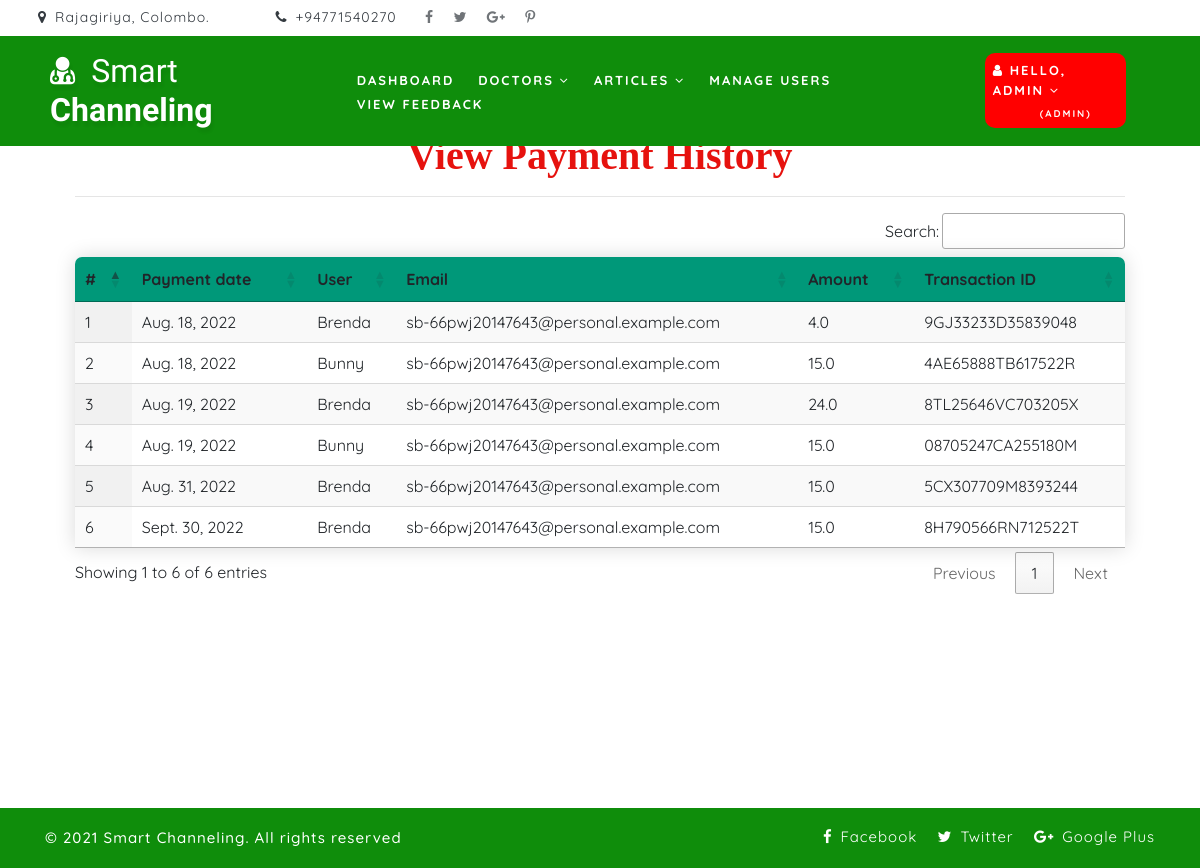
Screenshot of /payment_history (signed in) with the database file from the repository.
### smartapp/models.py (models this page shows, shortened)
class Payment(models.Model):
    user = models.ForeignKey(UserProfile, on_delete=models.CASCADE, null=True)
    payment_date = models.DateField(null=True)
    email = models.CharField(max_length=300, null=True)
    amount = models.FloatField(max_length=5, null=True)
    tr_id = models.CharField(max_length=20, null=True)

class UserProfile(models.Model):
    user = models.ForeignKey(User, on_delete=models.CASCADE, null=True)
    contact = models.CharField(max_length=100, null=True)
    nic = models.CharField(max_length=14, null=True)
    address = models.CharField(max_length=100, null=True)
    dob = models.DateField(null=True)
    image = models.FileField(upload_to=user_directory_path, null=True)
    prime_subscription = models.DateField(null=True, blank=True)
    def __str__(self):
        return self.user.first_name

### smartapp/views.py (the view)
# urls.py: path('payment_history', views.Payment_history, name="payment_history"),
def Payment_history(request):
    pays = Payment.objects.all()
    uname = ""
    error = ""
    if request.user.is_authenticated:
        if request.user.is_staff and request.user.is_superuser == False:
            error = 'staff'
        elif request.user.is_superuser:
            print('Superuser')
        else:
            userr = User.objects.get(id=request.user.id)
            sign = UserProfile.objects.get(user=userr)
            print(sign)
            uname = Payment.objects.filter(user=sign)
    else:
        error = 'login'
    d = {'payment': pays, 'uname': uname, 'error': error}
    return render(request, 'payment_history.html',d)

### smartapp/templates/payment_history.html (shortened to what this page needs)
{% extends 'index.html' %}
{% load static %}
{% block body %}
<div id="usrchk" class="container-fluid" style="width:90%;margin-top:8%">
                    <div class="container-fluid">
                        <h1 align="center" style="font-weight:bold;font-family:Garamond, serif; color : #E6120E ;margin-top:4%">View Payment History</h1>
                         </div><hr>
                                <table id="example" class="display tbc" style="width:100%">
                                  <thead>
                                    <tr>
                                      <th>#</th>
                                      <th>Payment date</th>
                                      <th>User</th>
                                      <th>Email</th>
                                      <th>Amount</th>
                                      <th>Transaction ID</th>
                                  </tr>
                              </thead>
                              <tbody>
                              {% if request.user.is_superuser %}
                                  {% for i in payment %}
                                    <tr>
                                      <td>{{forloop.counter}}</td>
                                      <td>{{i.payment_date}}</td>
                                      <td>{{i.user}}</td>
                                      <td>{{i.email}}</td>
                                      <td>{{i.amount}}</td>
                                      <td>{{i.tr_id}}</td>
                                  </tr>
                                  {% endfor %}
                              {% endif %}
                          </tbody>
                      </table>
                  </div><div style="padding-top:190px;"></div>
{% endblock %}

### smartapp/templates/index.html (shortened to what this page needs)
<!DOCTYPE html>
{% load static %}
<html lang="zxx" xmlns:border="http://www.w3.org/1999/xhtml">
<head>
	<link rel="stylesheet" href="{% static 'css/bootstrap.css' %}">
	<link href="{% static 'css/css_slider.css' %}" type="text/css" rel="stylesheet" media="all">
	<link rel="stylesheet" href="{% static 'css/style.css' %}" type="text/css" media="all" />
	<link href="{% static 'css/font-awesome.min.css' %}" rel="stylesheet">
<link rel='stylesheet' type='text/css' href="https://cdn.datatables.net/1.10.21/css/jquery.dataTables.min.css">
<link rel='stylesheet' type='text/css' href="https://cdn.datatables.net/buttons/1.6.2/css/buttons.dataTables.min.css">
</head>
<body>
	<div id="home" style="margin-bottom:2%">
		<header>
			<div class="top-bar py-1">
				<div class="container">
					<div class="row">
						<div class="col-xl-6 col-lg-6 col-md-8 top-social-agile text-lg-left text-center">
							<div class="row">
								<div class="col-5 header-top_w3layouts">
									<p class="text-bl">
										<span class="fa fa-map-marker mr-2"></span>Rajagiriya, Colombo.
									</p>
								</div>
								<div class="col-3 header-top_w3layouts">
									<p class="text-bl">
										<span class="fa fa-phone mr-2"></span>+94771540270
									</p>
								</div>
								<ul class="col-4 top-right-info">
									<li>
										<a href="#">
											<span class="fa fa-facebook-f"></span>
										</a>
									</li>
									<li class="mx-3">
										<a href="#">
											<span class="fa fa-twitter"></span>
										</a>
									</li>
									<li>
										<a href="#">
											<span class="fa fa-google-plus"></span>
										</a>
									</li>
									<li class="ml-3">
										<a href="#">
											<span class="fa fa-pinterest-p"></span>
										</a>
									</li>
								</ul>
							</div>
						</div>
						<div class="col-xl-7 col-lg-6 col-md-4 top-social-agile text-md-right text-center mt-md-0 mt-2">
							<div class="row">
								<div class="col-xl-3 col-lg-4 col-6 top-w3layouts p-md-0 text-right">
								</div>
								<div class="col-xl-3 col-lg-4 col-6 header-w3layouts text-md-right text-left">
								</div>
							</div>
						</div>
					</div>
				</div>
			</div>
		</header>
		<div class="main-top" style="background:#0f8d0b">
			<div class="container-fluid">
				<div class="header d-md-flex justify-content-between align-items-center py-3">
					<div id="logo" style="margin-left:3%">
						<h1>
							<a href="{% url 'home' %}">
								<span class="fa fa-user-md mr-2"></span>
								<span class="logo-sp">Smart</span> Channeling
							</a>
						</h1>
					</div>
					{% if request.user.is_staff %}
					<div class="nav_w3ls" style="margin-right:1%">
						<nav>
							<ul class="menu" style="padding:15px;width:100%">
								<li class="mx-lg-4 mx-md-3 my-md-0 my-2"><a href="{% url 'admin_home' %}">Dashboard</a></li>
								{% if request.user.is_superuser %}
								<li>
									<a href="#"> Doctors <span class="fa fa-angle-down" aria-hidden="true"></span></a>
								</li>
								{% endif %}
								<li class="mx-lg-4 mx-md-3 my-md-0 my-2">
									<a href="#"> Articles <span class="fa fa-angle-down" aria-hidden="true"></span></a>
								</li>
								{% if request.user.is_superuser %}
								<li><a href="{% url 'manage_user' %}">Manage Users</a></li>
								<li class="mx-lg-4 mx-md-3 my-md-0 my-2"><a href="{% url 'view_feedback' %}">View Feedback</a></li>
								{% endif %}
							</ul>
						</nav>
					</div>
					<div class="nav_w3ls" style="margin-right:3%">
						<nav>
							<ul class="menu">
								<li class="mx-lg-4 mx-md-3 my-md-0 my-2" style="background:red;padding:8px;border-radius:10px">
									<a href="#"><i class="fa fa-user"></i> Hello, {{request.user.username}} <span class="fa fa-angle-down" aria-hidden="true"></span>
									<br><sub>{% if request.user.is_superuser %}&emsp;&emsp;&emsp;&emsp;(Admin) {% else %} &emsp;&emsp;&emsp;(Doctor) {% endif %}</sub></a>
								</li>
							</ul>
						</nav>
					</div>
					{% endif %}
				</div>
			</div>
		</div>
		{% block body %}
		{% endblock %}
	</div>
	<footer style="bottom:0; width:100%; position:relative">
		<div class="copy-w3pvt" style="background:#0f8d0b;color:white;">
		<div class="container py-3">
			<div class="row">
				<div class="col-lg-7 w3ls_footer_grid1_left text-lg-left text-center">
					<p style="color:white">&copy; 2021 Smart Channeling. All rights reserved</a>
					</p>
				</div>
				<div class="col-lg-5 w3ls_footer_grid_left1_pos text-lg-right text-center mt-lg-0 mt-2">
					<ul style="color:white">
						<li>
							<a href="#" style="color:white" class="facebook">
								<span class="fa fa-facebook-f mr-2"></span>Facebook</a>
						</li>
						<li class="mx-3">
							<a href="#" style="color:white" class="twitter">
								<span class="fa fa-twitter mr-2"></span>Twitter</a>
						</li>
						<li>
							<a href="#" style="color:white" class="google">
								<span class="fa fa-google-plus mr-2"></span>Google Plus</a>
						</li>
					</ul>
				</div>
			</div>
		</div>
	</div>
	</footer>
</body>
</html>

### smartapp/static/css/style.css (style rules this page uses)
body { padding: 0; margin: 0; background: #FFF; font-family: 'Quicksand', sans-serif; }
body a, body button { transition: 0.5s all; -webkit-transition: 0.5s all; -moz-transition: 0.5s all; -o-transition: 0.5s all; -ms-transition: 0.5s all; text-decoration: none; }
html { scroll-behavior: smooth; }
.tbc { border-collapse: collapse; border-radius: 7px 7px 0 0; overflow:hidden; box-shadow: 0 0 20px rgba(0, 0, 0, 0.15); }
.tbc thead tr { background-color:#009879 }
h1, h2, h3, h4, h5, h6 { margin: 0; padding: 0; font-family: 'Mukta', sans-serif; }
p { margin: 0; padding: 0; font-size: 15px; letter-spacing: 1px; line-height: 1.9; color: #999; font-family: 'Quicksand', sans-serif; }
ul, ol { margin: 0; padding: 0; }
.text-bl { color: #343a40; }
.header-top_w3layouts { padding: 0 .5em; }
.top-right-info li { display: inline-block; }
.top-right-info li span { color: #343a40; font-size: 14px; transition: 0.5s all; -webkit-transition: 0.5s all; -moz-transition: 0.5s all; -o-transition: 0.5s all; -ms-transition: 0.5s all; -ms-transition: 0.5s all; opacity:0.7; }
.header-top_w3layouts p, .header-w3layouts p, .top-w3layouts p { font-size: 14px; }
#home { position: relative; }
.main-top { position: absolute; z-index: 999; width: 100%; background: rgba(0, 0, 0, 0.4); }
nav { margin: 0; padding: 0; color: #f8f9fa; }
#logo a { float: left; display: initial; font-weight: 700; font-size: 32px; color: #fff; text-shadow: 2px 5px 3px rgba(0, 0, 0, 0.06); padding: 0; }
span.logo-sp { font-weight: 100; }
nav:after { content: ""; display: table; clear: both; }
nav ul { float: right; padding: 0; margin: 0; list-style: none; position: relative; }
nav ul li { margin: 0px; display: inline-block; float: left; }
nav a { padding: 0; color: #fff; font-size: 13px; letter-spacing: 2px; font-weight: 700; text-transform: uppercase; display: inline-block; transition: 0.5s all; -webkit-transition: 0.5s all; -moz-transition: 0.5s all; -o-transition: 0.5s all; -ms-transition: 0.5s all; }
li>a:only-child:after { content: ''; }
footer { background: url(../images/bg3.jpg) no-repeat center; background-size: cover; -webkit-background-size: cover; -moz-background-size: cover; -o-background-size: cover; -ms-background-size: cover; }
.w3ls_footer_grid_left1_pos ul li, ul.list-part li { display: inline-block; }
.w3ls_footer_grid_left1_pos ul li a { color: #000; text-decoration: none; letter-spacing: 1px; font-size: 15px; }
.w3ls_footer_grid1_left p { color: #484848; font-weight: 500; }

### rows the page displays
Payment: payment_date "Aug. 18, 2022", user "Brenda", email "sb-66pwj20147643@personal.example.com", amount "4.0", tr_id "9GJ33233D35839048"
Payment: payment_date "Aug. 18, 2022", user "Bunny", email "sb-66pwj20147643@personal.example.com", amount "15.0", tr_id "4AE65888TB617522R"
Payment: payment_date "Aug. 19, 2022", user "Brenda", email "sb-66pwj20147643@personal.example.com", amount "24.0", tr_id "8TL25646VC703205X"
Payment: payment_date "Aug. 19, 2022", user "Bunny", email "sb-66pwj20147643@personal.example.com", amount "15.0", tr_id "08705247CA255180M"
Payment: payment_date "Aug. 31, 2022", user "Brenda", email "sb-66pwj20147643@personal.example.com", amount "15.0", tr_id "5CX307709M8393244"
Payment: payment_date "Sept. 30, 2022", user "Brenda", email "sb-66pwj20147643@personal.example.com", amount "15.0", tr_id "8H790566RN712522T"

### other values shown
{{ request.user.username }} "ADMIN"
